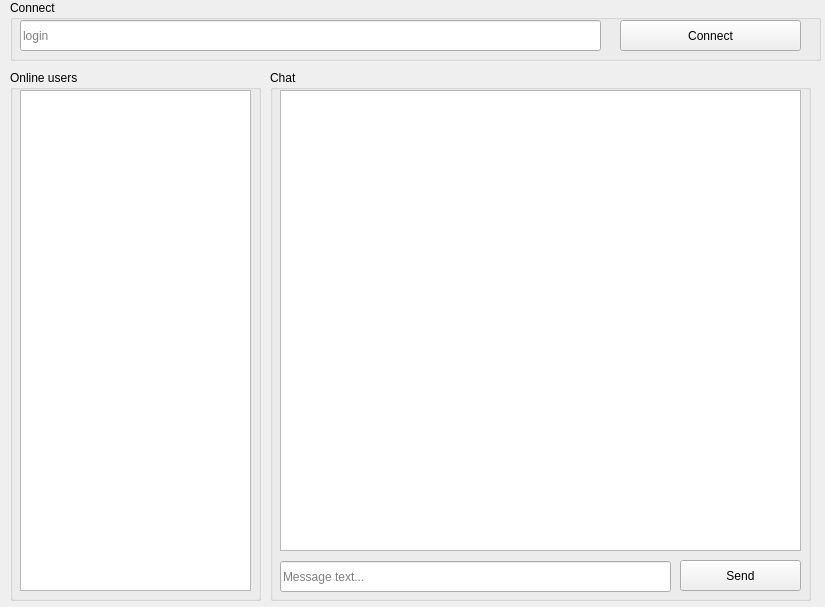
<?xml version="1.0" encoding="UTF-8"?>
<ui version="4.0">
 <class>MainWindow</class>
 <widget class="QMainWindow" name="MainWindow">
  <property name="geometry">
   <rect>
    <x>0</x>
    <y>0</y>
    <width>825</width>
    <height>607</height>
   </rect>
  </property>
  <property name="windowTitle">
   <string>MainWindow</string>
  </property>
  <widget class="QWidget" name="centralwidget">
   <widget class="QGroupBox" name="groupBox">
    <property name="geometry">
     <rect>
      <x>10</x>
      <y>0</y>
      <width>811</width>
      <height>61</height>
     </rect>
    </property>
    <property name="title">
     <string>Connect</string>
    </property>
    <widget class="QLineEdit" name="lineEdit">
     <property name="geometry">
      <rect>
       <x>10</x>
       <y>20</y>
       <width>581</width>
       <height>31</height>
      </rect>
     </property>
     <property name="inputMask">
      <string/>
     </property>
     <property name="text">
      <string/>
     </property>
     <property name="placeholderText">
      <string>login</string>
     </property>
    </widget>
    <widget class="QPushButton" name="pushButton">
     <property name="geometry">
      <rect>
       <x>610</x>
       <y>20</y>
       <width>181</width>
       <height>31</height>
      </rect>
     </property>
     <property name="text">
      <string>Connect</string>
     </property>
    </widget>
   </widget>
   <widget class="QGroupBox" name="groupBox_2">
    <property name="geometry">
     <rect>
      <x>10</x>
      <y>70</y>
      <width>251</width>
      <height>531</height>
     </rect>
    </property>
    <property name="title">
     <string>Online users</string>
    </property>
    <widget class="QListWidget" name="listWidget">
     <property name="geometry">
      <rect>
       <x>10</x>
       <y>20</y>
       <width>231</width>
       <height>501</height>
      </rect>
     </property>
    </widget>
   </widget>
   <widget class="QGroupBox" name="groupBox_3">
    <property name="geometry">
     <rect>
      <x>270</x>
      <y>70</y>
      <width>541</width>
      <height>531</height>
     </rect>
    </property>
    <property name="title">
     <string>Chat</string>
    </property>
    <widget class="QPlainTextEdit" name="plainTextEdit">
     <property name="geometry">
      <rect>
       <x>10</x>
       <y>20</y>
       <width>521</width>
       <height>461</height>
      </rect>
     </property>
    </widget>
    <widget class="QPushButton" name="pushButton_2">
     <property name="geometry">
      <rect>
       <x>410</x>
       <y>490</y>
       <width>121</width>
       <height>31</height>
      </rect>
     </property>
     <property name="text">
      <string>Send</string>
     </property>
    </widget>
    <widget class="QLineEdit" name="lineEdit_2">
     <property name="geometry">
      <rect>
       <x>10</x>
       <y>491</y>
       <width>391</width>
       <height>31</height>
      </rect>
     </property>
     <property name="placeholderText">
      <string>Message text...</string>
     </property>
    </widget>
   </widget>
  </widget>
 </widget>
 <resources/>
 <connections/>
</ui>
